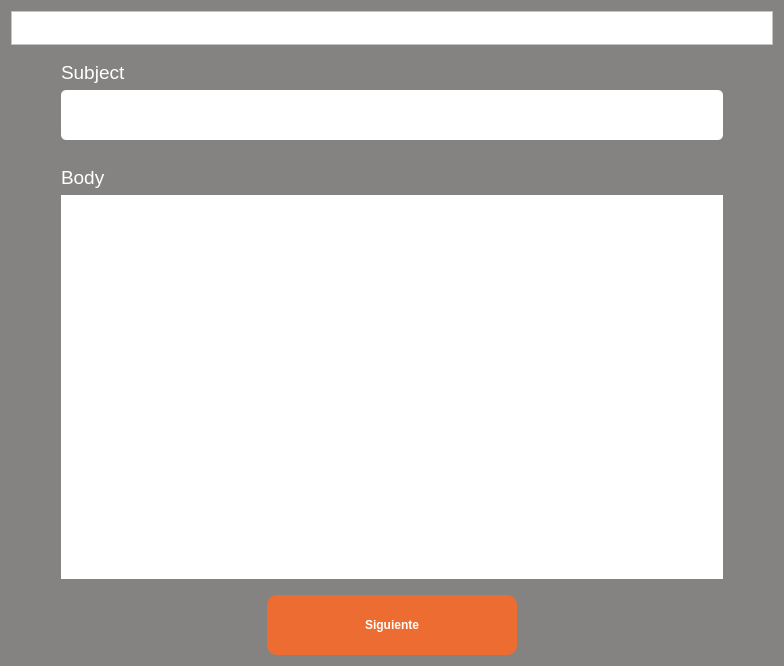
<?xml version="1.0" encoding="UTF-8"?>
<ui version="4.0">
 <class>Form</class>
 <widget class="QWidget" name="Form">
  <property name="geometry">
   <rect>
    <x>0</x>
    <y>0</y>
    <width>784</width>
    <height>666</height>
   </rect>
  </property>
  <property name="windowTitle">
   <string>Generador de Diplomas</string>
  </property>
  <property name="styleSheet">
   <string notr="true">color: white;
background-color: rgb(132, 131, 130);</string>
  </property>
  <layout class="QGridLayout" name="gridLayout_2">
   <item row="0" column="0">
    <widget class="QFrame" name="frame">
     <property name="maximumSize">
      <size>
       <width>16777215</width>
       <height>81</height>
      </size>
     </property>
     <property name="autoFillBackground">
      <bool>false</bool>
     </property>
     <property name="styleSheet">
      <string notr="true">background-color: rgb(255, 255, 255)
</string>
     </property>
     <property name="frameShape">
      <enum>QFrame::StyledPanel</enum>
     </property>
     <property name="frameShadow">
      <enum>QFrame::Raised</enum>
     </property>
     <layout class="QGridLayout" name="gridLayout">
      <item row="0" column="0">
       <widget class="QLabel" name="lbLogo">
        <property name="sizePolicy">
         <sizepolicy hsizetype="Maximum" vsizetype="Preferred">
          <horstretch>0</horstretch>
          <verstretch>0</verstretch>
         </sizepolicy>
        </property>
        <property name="autoFillBackground">
         <bool>false</bool>
        </property>
        <property name="styleSheet">
         <string notr="true"/>
        </property>
        <property name="text">
         <string/>
        </property>
        <property name="pixmap">
         <pixmap>../images/csoftmty_logo.png</pixmap>
        </property>
        <property name="scaledContents">
         <bool>false</bool>
        </property>
       </widget>
      </item>
     </layout>
    </widget>
   </item>
   <item row="1" column="0">
    <layout class="QVBoxLayout" name="vlFields">
     <property name="leftMargin">
      <number>50</number>
     </property>
     <property name="rightMargin">
      <number>50</number>
     </property>
     <item>
      <layout class="QVBoxLayout" name="vlName">
       <property name="topMargin">
        <number>10</number>
       </property>
       <property name="bottomMargin">
        <number>10</number>
       </property>
       <item>
        <widget class="QLabel" name="lbName">
         <property name="font">
          <font>
           <pointsize>14</pointsize>
          </font>
         </property>
         <property name="text">
          <string>Subject</string>
         </property>
         <property name="alignment">
          <set>Qt::AlignBottom|Qt::AlignLeading|Qt::AlignLeft</set>
         </property>
        </widget>
       </item>
       <item>
        <widget class="QLineEdit" name="tfName">
         <property name="minimumSize">
          <size>
           <width>660</width>
           <height>50</height>
          </size>
         </property>
         <property name="autoFillBackground">
          <bool>false</bool>
         </property>
         <property name="styleSheet">
          <string notr="true">color: black;
background-color: white;
border-radius: 5px;</string>
         </property>
        </widget>
       </item>
      </layout>
     </item>
     <item>
      <layout class="QVBoxLayout" name="vlDescripcion">
       <property name="topMargin">
        <number>10</number>
       </property>
       <property name="bottomMargin">
        <number>10</number>
       </property>
       <item>
        <widget class="QLabel" name="lbDescription">
         <property name="font">
          <font>
           <pointsize>14</pointsize>
          </font>
         </property>
         <property name="text">
          <string>Body</string>
         </property>
        </widget>
       </item>
       <item>
        <widget class="QTextEdit" name="tfDescription">
         <property name="autoFillBackground">
          <bool>true</bool>
         </property>
         <property name="styleSheet">
          <string notr="true">color: black;
background-color: white;
border-radius: 5px;</string>
         </property>
        </widget>
       </item>
      </layout>
     </item>
    </layout>
   </item>
   <item row="2" column="0">
    <layout class="QHBoxLayout" name="hlButton">
     <item>
      <widget class="QPushButton" name="btnSubmit">
       <property name="sizePolicy">
        <sizepolicy hsizetype="Maximum" vsizetype="Fixed">
         <horstretch>0</horstretch>
         <verstretch>0</verstretch>
        </sizepolicy>
       </property>
       <property name="minimumSize">
        <size>
         <width>250</width>
         <height>60</height>
        </size>
       </property>
       <property name="font">
        <font>
         <pointsize>9</pointsize>
         <weight>75</weight>
         <bold>true</bold>
        </font>
       </property>
       <property name="styleSheet">
        <string notr="true">background-color: rgb(237, 108, 50);
border-radius: 10px</string>
       </property>
       <property name="text">
        <string>Siguiente</string>
       </property>
      </widget>
     </item>
    </layout>
   </item>
  </layout>
 </widget>
 <resources/>
 <connections/>
</ui>
